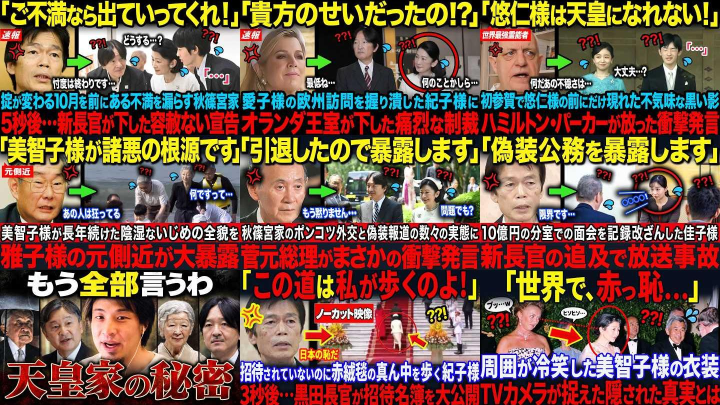
#> input picture docs/research/2026-11-24_long_thumb_competitors.jpg, 1440 x 810 px (shown at 1/2 size)
$ python -i render.py   (imports and definitions only)
#> lines starting #> are read from the running program, lines starting #| are printed output that depends on the picture
#> further down, picture is the input picture: PIL image 1440x810 RGB; mean R, G, B 120.1, 88.2, 73.3
"""ステージ7: 動画編集・書き出し。

- ショット設計: シーン境界でカット(参考動画: 平均3.5秒, 1.2〜6秒)。長いシーンは別素材/別構図に分割
- 9:16化: 顔検出(OpenCV)で人物を画面上部(字幕帯の上)に配置。収まらない横長写真はぼかし背景+全体表示
  (顔や体型を変形させない: 拡大縮小は縦横同率のみ)
- 動き: ゆっくりズームイン(1.00→1.09)+顔方向への軽いパン。サブピクセル補間で滑らかに
- 冒頭フック: 対象人物を赤い円で囲み矢印で示す(参考動画の注目演出)
- 素材が無いシーン: オリジナル図解テロップカード
- 自動取得写真には「資料写真」とクレジットを小さく表示
- 字幕(ASS)焼き込み、ナレーション+BGMのラウドネス調整、H.264/AAC 1080x1920 30fps
"""
from __future__ import annotations

import math
import os
import re
import subprocess
from functools import lru_cache
from multiprocessing import Pool
from pathlib import Path

import numpy as np
from PIL import Image, ImageDraw, ImageFilter, ImageFont, ImageOps

from .common import ROOT, Job, find_font, get_logger, load_json, media_duration, run, save_json, settings, style

W, H = 1080, 1920


# ---------------- 顔検出・プレート作成 ----------------
@lru_cache(maxsize=1)
def _cascade():
    import cv2
    return cv2.CascadeClassifier(cv2.data.haarcascades + "haarcascade_frontalface_default.xml")


def detect_faces(img: Image.Image) -> list[tuple[int, int, int, int]]:
    import cv2
    g = np.array(img.convert("L"))
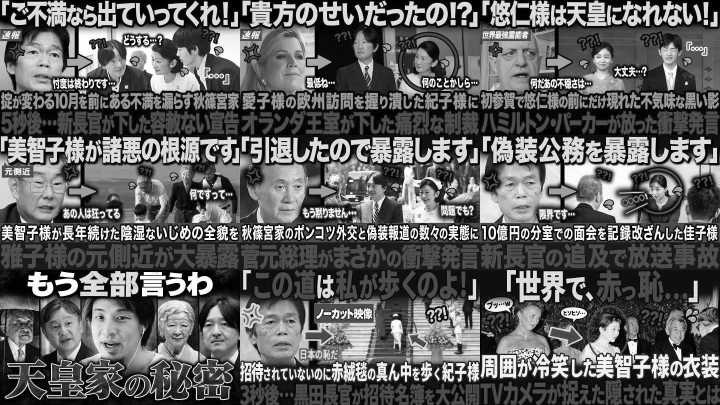
#> g: shape (810, 1440) (shown at 1/2 size); min 0, max 255, mean 96
    scale = 900 / max(g.shape)
#> scale = 0.625
    small = cv2.resize(g, None, fx=scale, fy=scale) if scale < 1 else g
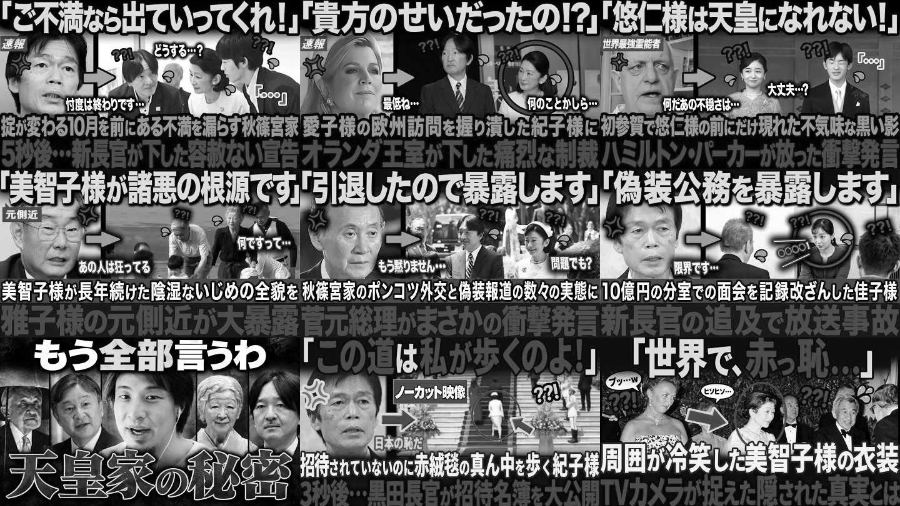
#> small: shape (506, 900); min 0, max 255, mean 96
    s = scale if scale < 1 else 1.0
#> s = 0.625
    faces = _cascade().detectMultiScale(small, scaleFactor=1.1, minNeighbors=6, minSize=(int(24), int(24)))
#> faces = 13 rows, first 6: [437, 43, 28, 28], [823, 52, 27, 27], [514, 63, 26, 26], [740, 60, 28, 28], [245, 387, 52, 52], [35, 211, 51, 51]
    out = [(int(x / s), int(y / s), int(w / s), int(h / s)) for x, y, w, h in faces]
#> out = [(699, 68, 44, 44), (1316, 83, 43, 43), (822, 100, 41, 41), (1184, 96, 44, 44), (392, 619, 83, 83), (56, 337, 81, 81), (526, 332, 99, 99), (88, 617, 84, 84), (988, 326, 104, 104), (164, 595, 110, 110), (35, 64, 105, 105), (513, 601, 99, 99), (532, 73, 99, 99)]
    # 小さすぎる誤検出を除外(最大顔の35%未満)
    if out:
        mx = max(f[2] for f in out)
#> mx = 110
        out = [f for f in out if f[2] >= mx * 0.35]
    return out


# [261 lines left out: functions _load, make_plate, annotate_hook, make_card, _label, reference_bounds and 3 more, not called in this run]


# ---------------- フレーム生成 ----------------
_PLATES: dict = {}


def _ease(u: float) -> float:
    return 0.5 - 0.5 * math.cos(math.pi * min(max(u, 0), 1))


def _init_worker(shots, rules):
    global _SHOTS, _RULES
    _SHOTS, _RULES = shots, rules


# [136 lines left out: functions _plate_for, _frame, render_video, _measure_lufs, mix_audio, render, not called in this run]


# [9 lines not run here, left out]

>>> from PIL import Image
>>> picture = Image.open('../docs/research/2026-11-24_long_thumb_competitors.jpg')
>>> result = detect_faces(picture)
#> result has the same summary as out in detect_faces
